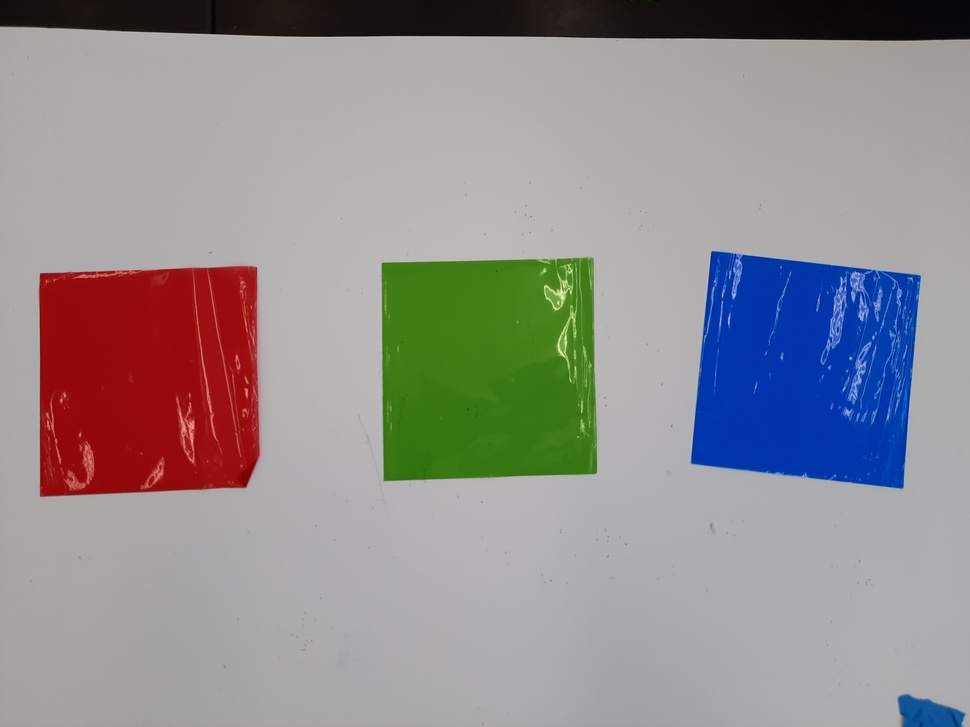
#> input picture color.jpg, 970 x 727 px, shrunk from 4000 x 3000 before the run
$ python aakashtest.py
#> lines starting #> are read from the running program, lines starting #| are printed output that depends on the picture; after the words box and inside, x2 and y2 are one past the last pixel; in counts of white or black regions, pixels touching at a corner belong together
import numpy as np
import matplotlib.pyplot as plt
import cv2

#Reads the image
test = cv2.imread('color.jpg')
#> test is the input picture: shape (727, 970, 3); mean B, G, R 144.5, 143.5, 146.8

plt.imshow(np.flip(test, axis=2))
plt.show()
k = cv2.waitKey(0)
#> (key Esc is pressed here)
 # Convert BGR to HSV
hsv = cv2.cvtColor(test, cv2.COLOR_BGR2HSV)
#> hsv: shape (727, 970, 3); mean H, S, V 76, 52.8, 162.2
plt.imshow(np.flip(hsv, axis=2))
plt.show()
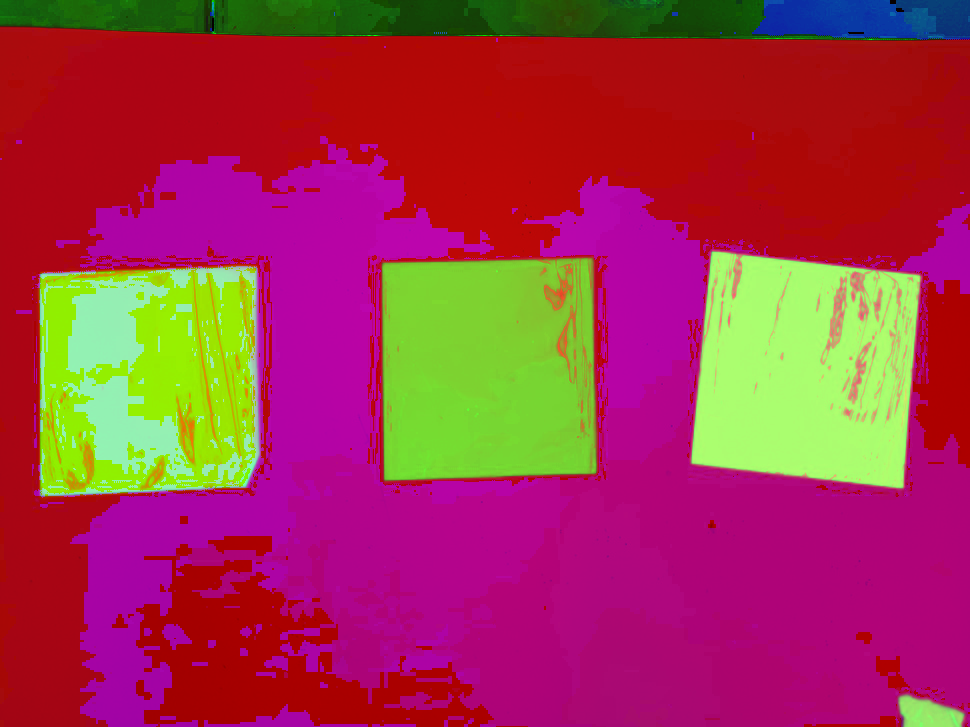
#> shown: shape (727, 970, 3); mean R, G, B 162.2, 52.8, 76
k = cv2.waitKey(0)
#> (key Esc is pressed here)

  # define range of blue color in HSV
lower_blue = np.array([20,70,50])
upper_blue = np.array([179,255,255])

# Threshold the HSV image to get only blue colors
mask = cv2.inRange(hsv, lower_blue, upper_blue)
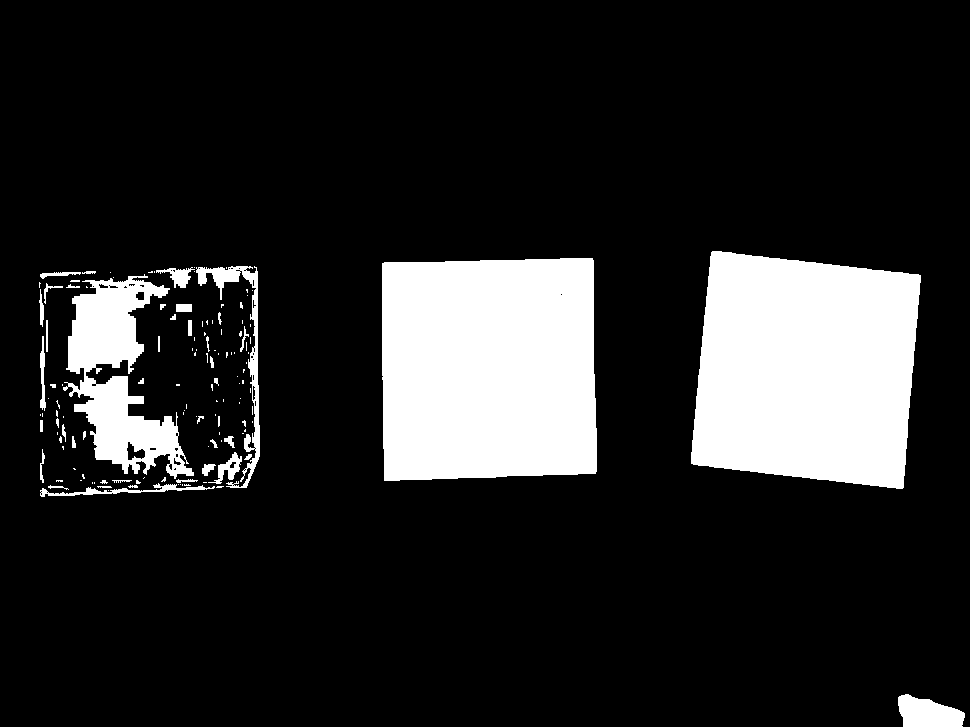
#> mask: shape (727, 970); 15.8% white; 132 white regions (88 under 20 px), largest, box (x1, y1, x2, y2) and area: (382, 258, 597, 481) 46131, (691, 251, 921, 489) 45804, (63, 274, 194, 479) 11846
cv2.imshow('mask',mask)
k = cv2.waitKey(0)
#> (key Esc is pressed here)


# define range of blue color in HSV
lower_blue = np.array([100,150,0])
upper_blue = np.array([140,255,255])

# Threshold the HSV image to get only blue colors
mask2 = cv2.inRange(hsv, lower_blue, upper_blue)
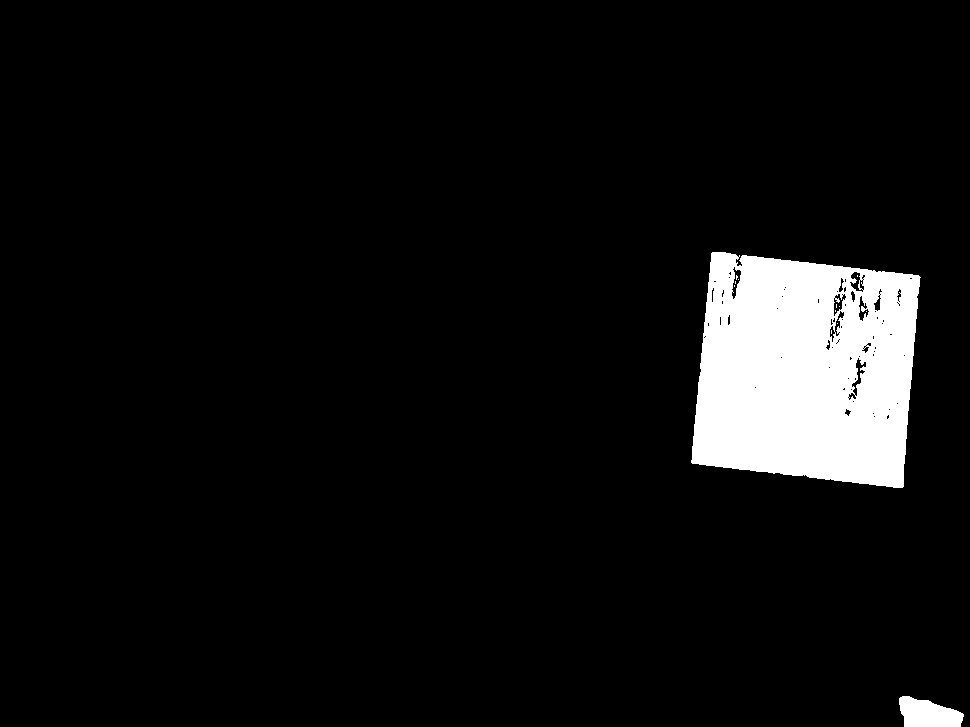
#> mask2: shape (727, 970); 6.4% white; 13 white regions (11 under 20 px), largest, box (x1, y1, x2, y2) and area: (691, 252, 921, 488) 43946, (899, 696, 964, 727) 1455
cv2.imshow('mask2',mask2)
k = cv2.waitKey(0)
#> (key Esc is pressed here)


# Bitwise-AND mask and original image
res = cv2.bitwise_or(test,test, mask= mask)
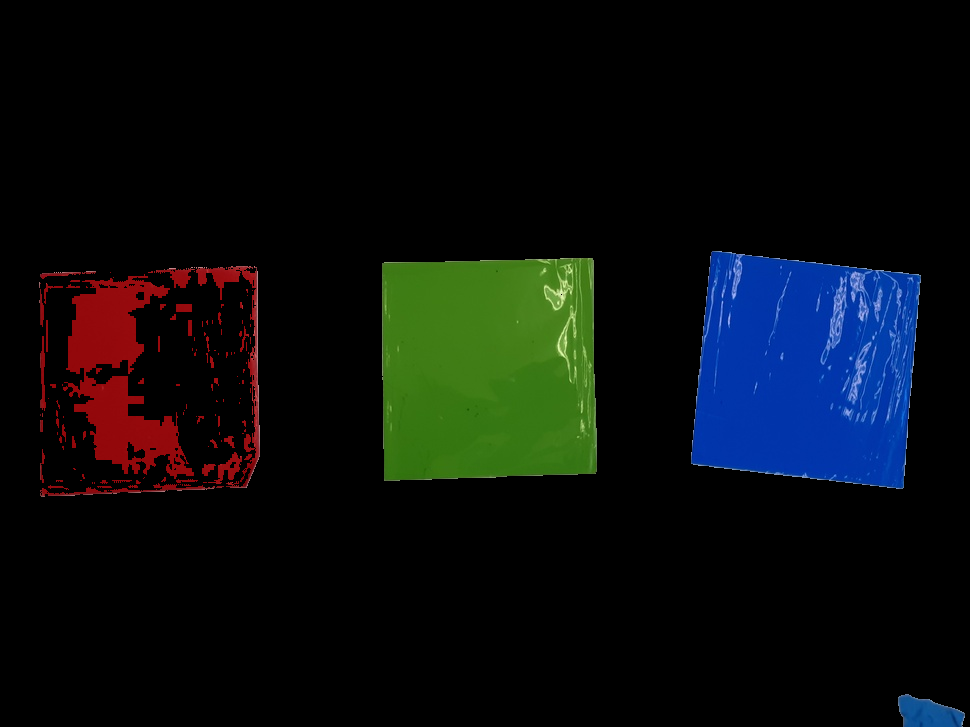
#> res: shape (727, 970, 3); mean B, G, R 13.7, 12.8, 8.8
plt.imshow(np.flip(res, axis=2))
plt.show()
k = cv2.waitKey(0)
#> (key Esc is pressed here)
